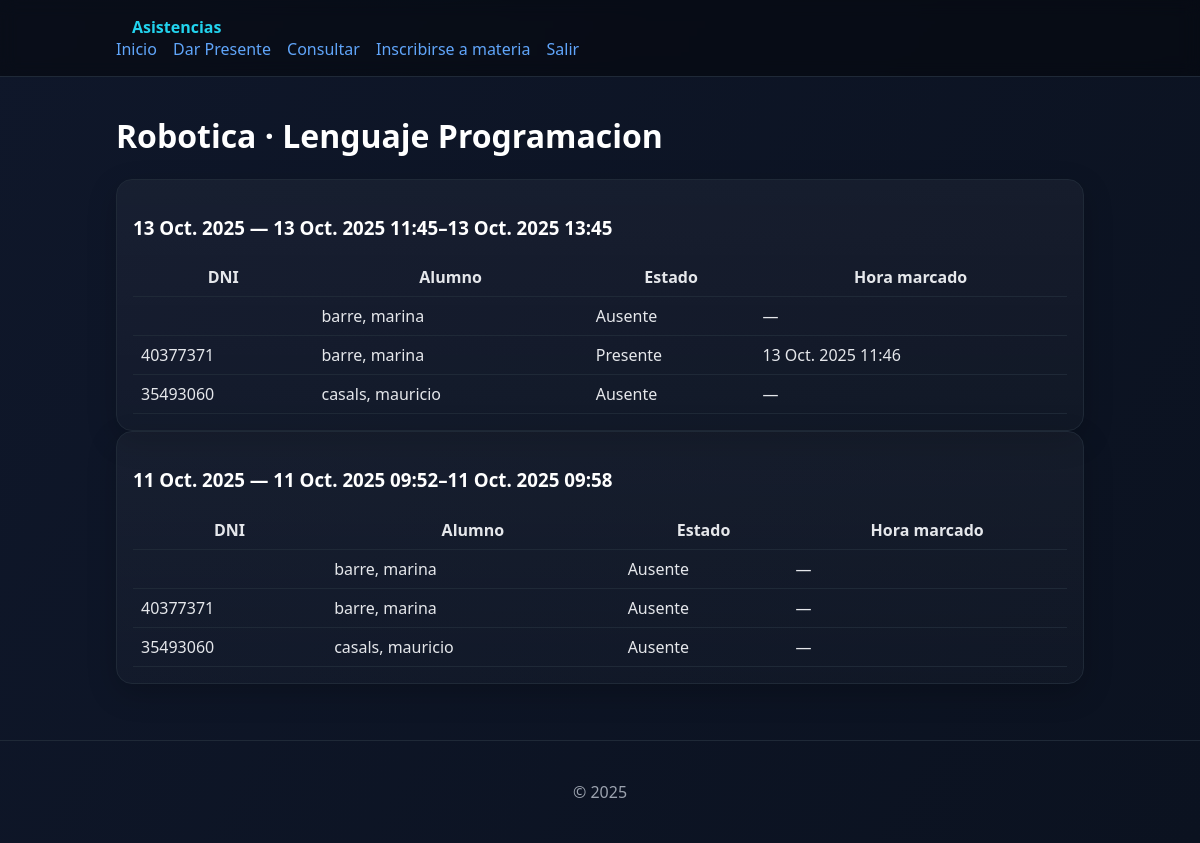
The page /materias/4/presentes/ (signed in) on the database its author committed.
### asistencias/models.py (models this page shows, shortened)
class Materia(models.Model):
    diplomatura = models.ForeignKey(Diplomatura, on_delete=models.CASCADE, related_name='materias')
    nombre = models.CharField(max_length=200)
    descripcion = models.TextField(blank=True)
    codigo = models.CharField(max_length=20, unique=True)  # para inscripción
    profesor_titular = models.ForeignKey(User, on_delete=models.SET_NULL, null=True, related_name='materias_titular')
    class Meta:
        unique_together = ('diplomatura', 'nombre')

class Diplomatura(models.Model):
    nombre = models.CharField(max_length=200, unique=True)
    descripcion = models.TextField(blank=True)
    codigo = models.CharField(max_length=20, unique=True)  # para inscripción
    creada_por = models.ForeignKey(User, on_delete=models.SET_NULL, null=True, related_name='diplos_creadas')
    coordinadores = models.ManyToManyField(
        User, blank=True, related_name='diplos_coordinadas'
    )

class Clase(models.Model):
    materia = models.ForeignKey(Materia, on_delete=models.CASCADE, related_name='clases')
    fecha = models.DateField()
    hora_inicio = models.DateTimeField(help_text='Inicio de ventana para marcar presente')
    hora_fin = models.DateTimeField(help_text='Fin de ventana para marcar presente')
    tema = models.CharField(max_length=255, blank=True)
    def ventana_activa(self):
        """Ventana activa si ahora está entre hora_inicio y hora_fin."""
        ahora = timezone.now()
        return self.hora_inicio <= ahora <= self.hora_fin
    ventana_activa.boolean = True

class User(AbstractUser):
    username = None
    email = models.EmailField(unique=True)
    first_name = models.CharField(max_length=50, verbose_name="Nombre")
    second_name = models.CharField(max_length=50, blank=True, verbose_name="Segundo nombre")
    last_name = models.CharField(max_length=50, verbose_name="Apellido")
    second_last_name = models.CharField(max_length=50, blank=True, verbose_name="Segundo apellido")
    dni = models.CharField(max_length=20, unique=True)
    NIVEL_CHOICES = [
        (1, 'Alumno'),
        (2, 'Docente'),
        (3, 'Coordinador'),
        (4, 'Gestor'),
        (5, 'Administrador'),
    ]
    nivel = models.PositiveSmallIntegerField(choices=NIVEL_CHOICES, default=1)
    USERNAME_FIELD = 'email'
    REQUIRED_FIELDS = ['first_name', 'last_name', 'dni']
    objects = CustomUserManager()   # <-- IMPORTANTE
    class Meta:
        ordering = ['last_name', 'first_name']

class Asistencia(models.Model):
    clase = models.ForeignKey(Clase, on_delete=models.CASCADE, related_name='asistencias')
    user = models.ForeignKey(User, on_delete=models.CASCADE, related_name='asistencias')
    presente = models.BooleanField(default=True)
    timestamp = models.DateTimeField(auto_now_add=True)
    class Meta:
        unique_together = ('clase', 'user')

### asistencias/permissions.py (the view)
        @login_required
        def _wrapped(request, *args, **kwargs):
            if request.user.nivel >= min_nivel:
                return view(request, *args, **kwargs)
            return HttpResponseForbidden("No tenés permisos.")

### asistencias/permissions.py (called while the page is built)
def requiere_nivel(min_nivel):
    def decorator(view):
        @login_required
        def _wrapped(request, *args, **kwargs):
            if request.user.nivel >= min_nivel:
                return view(request, *args, **kwargs)
            return HttpResponseForbidden("No tenés permisos.")
        return _wrapped
    return decorator

### templates/asistencias/listado_presentes.html (shortened to what this page needs)
{% extends 'base.html' %}
{% block content %}
<h1>{{ materia.diplomatura.nombre }} · {{ materia.nombre }}</h1>
{% if planillas %}
  {% for clase, filas in planillas %}
    <div class="card">
      <h3>{{ clase.fecha }} — {{ clase.hora_inicio }}–{{ clase.hora_fin }}</h3>
      <table class="table">
        <thead>
          <tr>
            <th>DNI</th>
            <th>Alumno</th>
            <th>Estado</th>
            <th>Hora marcado</th>
          </tr>
        </thead>
        <tbody>
          {% for f in filas %}
            <tr>
              <td>{{ f.dni }}</td>
              <td>{{ f.alumno }}</td>
              <td>
                {% if f.presente %}
                  <span class="badge">Presente</span>
                {% else %}
                  <span class="badge">Ausente</span>
                {% endif %}
              </td>
              <td>
                {% if f.timestamp %}
                  {{ f.timestamp }}
                {% else %}
                  —
                {% endif %}
              </td>
            </tr>
          {% empty %}
            <tr><td colspan="4"><em>Sin inscriptos.</em></td></tr>
          {% endfor %}
        </tbody>
      </table>
    </div>
  {% endfor %}
{% else %}
  <p><em>Sin clases.</em></p>
{% endif %}
{% endblock %}

### templates/base.html (shortened to what this page needs)
{% load static %}
<!doctype html>
<html lang="es">
<head>
  <link rel="stylesheet" href="{% static 'core/styles.css' %}">
</head>
<body>
  <header class="topbar">
    <div class="container">
      <a class="brand" href="{% url 'asistencias:home' %}">Asistencias</a>
      <nav>
        <a href="{% url 'asistencias:home' %}">Inicio</a>
        {% if request.user.is_authenticated %}
        <a href="{% url 'asistencias:publico' %}">Dar Presente</a>
        <a href="{% url 'asistencias:consulta_publica' %}">Consultar</a>
        <a href="{% url 'asistencias:insc_materia_codigo' %}">Inscribirse a materia</a>
        <a href="{% url 'account_logout' %}">Salir</a>
        {% else %}
          <a href="{% url 'account_login' %}">Ingresar</a>
          <a href="{% url 'account_signup' %}">Registrarse</a>
        {% endif %}
      </nav>
    </div>
  </header>
  <main class="container">
    {% block content %}{% endblock %}
  </main>
  <footer class="footer">
    <div class="container">© 2025</div>
  </footer>
</body>
</html>

### static/core/styles.css (style rules this page uses)
:root { --bg:#0f172a; --card:#111827; --text:#e5e7eb; --muted:#9ca3af; --accent:#22d3ee; --accent2:#60a5fa; }
* { box-sizing:border-box }
body { margin:0;font-family:system-ui,Segoe UI,Roboto,Arial,sans-serif;background:linear-gradient(120deg,var(--bg),#0b1220);color:var(--text) }
a { color:var(--accent2);text-decoration:none }
.container { max-width:1000px;margin:0 auto;padding:16px }
.topbar { background:rgba(0,0,0,.4);border-bottom:1px solid #1f2937;backdrop-filter:blur(8px);position:sticky;top:0 }
.brand { font-weight:700;margin:16px;color:var(--accent) }
nav a { margin-right:12px }
h1,h2,h3 { color:#fff }
.card { background:linear-gradient(180deg,rgba(255,255,255,.04),rgba(255,255,255,.02));border:1px solid #1f2937;border-radius:16px;padding:16px;box-shadow:0 10px 30px rgba(0,0,0,.2) }
.table { width:100%;border-collapse:collapse }
.table th,.table td { padding:8px;border-bottom:1px solid #1f2937;color:var(--text) }
.footer { color:var(--muted);padding:24px 0;text-align:center;margin-top:40px;border-top:1px solid #1f2937 }

### rows shown on the page
Materia: diplomatura.nombre "Robotica", nombre "Lenguaje Programacion"
Clase: fecha "13 Oct. 2025", hora_inicio "13 Oct. 2025 11:45", hora_fin "13 Oct. 2025 13:45", alumno "barre, marina" "barre, marina" "casals, mauricio"
User: dni "40377371" "40377371"
Asistencia: timestamp "13 Oct. 2025 11:46"
User: dni "35493060" "35493060"
Clase: fecha "11 Oct. 2025", hora_inicio "11 Oct. 2025 09:52", hora_fin "11 Oct. 2025 09:58", alumno "barre, marina" "barre, marina" "casals, mauricio"
